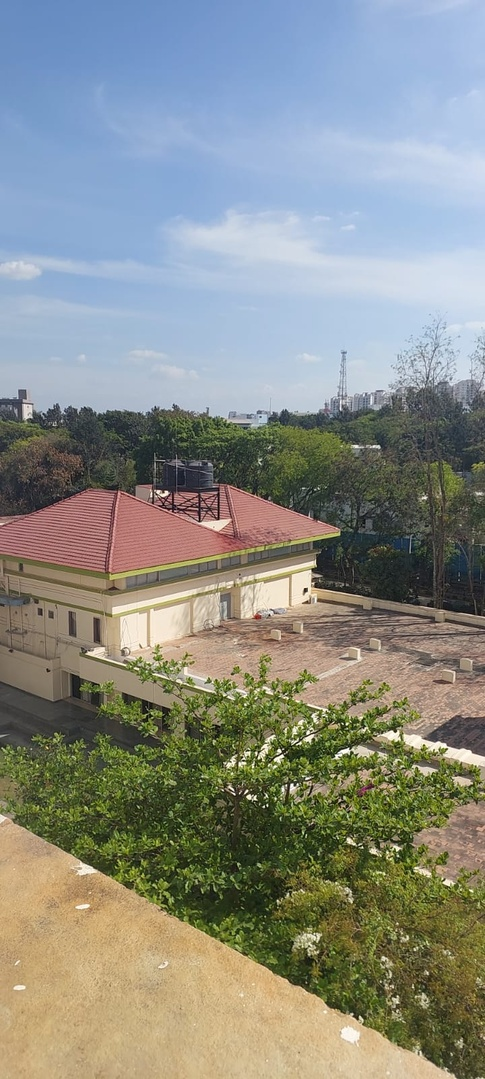
#> input picture panorama photos/img1.jpeg, 485 x 1079 px, shrunk from 720 x 1600 before the run; its folder holds 3 pictures in this run
$ python part2_stitching_method1.py
#> lines starting #> are read from the running program, lines starting #| are printed output that depends on the picture; after the words box and inside, x2 and y2 are one past the last pixel; in counts of white or black regions, pixels touching at a corner belong together
import os
import numpy as np
import cv2
import glob
import imutils


#this code uses the opencv stitcher class to stitch images together
#it also applies a mask to the stitched image to remove unwanted areas


#Set the image directory path (Assuming the script runs from VR_assignment)
image_dir = "panorama photos"

#Get all image paths (JPEG files)
images_path = glob.glob(os.path.join(image_dir, "*.jpeg"))

#Check if images are found
if not images_path:
    print("No images found! Check the path or file extensions.")
    exit()

#Load images
images = []
for image in images_path:
    img = cv2.imread(image)
#> img is the input picture: shape (1079, 485, 3); mean B, G, R 134.5, 141.3, 137.7
    if img is None:
        print(f"Failed to load: {image}")
        continue
    images.append(img)

print(f"Number of images loaded: {len(images)}")
#| Number of images loaded: 3

#Stitch images
image_stitcher = cv2.Stitcher_create()
error, stitched_img = image_stitcher.stitch(images)
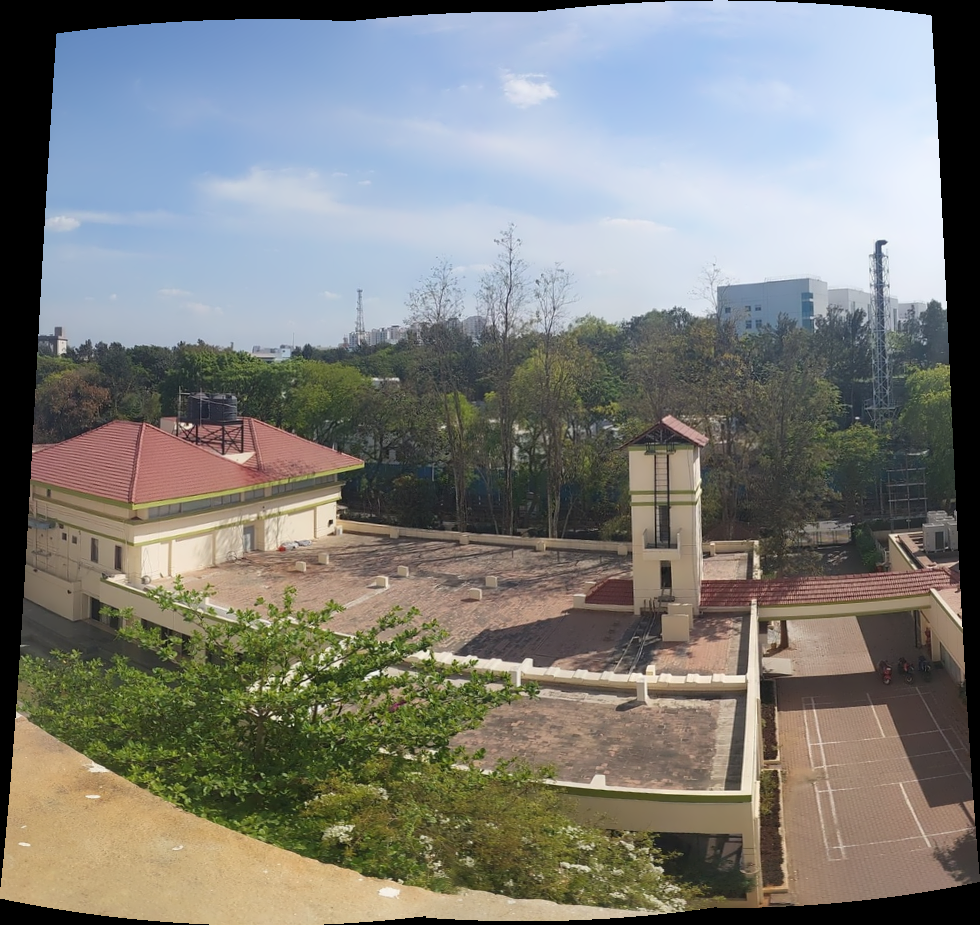
#> stitched_img: shape (925, 980, 3); mean of channels 0, 1, 2 121.5, 126, 125.5; drawn as B, G, R
#> error = 0

if not error:
    #Save the stitched image
    cv2.imwrite("stitchedOutput.png", stitched_img)
    #print("Stitched image saved as 'stitchedOutput.png'")
    output_dir = "part2_stitching_method1_output"
    os.makedirs(output_dir, exist_ok=True)
    output_file = os.path.join(output_dir, "stitchedOutput.png")
    cv2.imwrite(output_file, stitched_img)


    #Add a border
    stitched_img = cv2.copyMakeBorder(stitched_img, 10, 10, 10, 10, cv2.BORDER_CONSTANT, (0, 0, 0))
#> stitched_img: shape (945, 1000, 3)

    #Convert to grayscale & apply threshold
    gray = cv2.cvtColor(stitched_img, cv2.COLOR_BGR2GRAY)
    thresh_img = cv2.threshold(gray, 0, 255, cv2.THRESH_BINARY)[1]
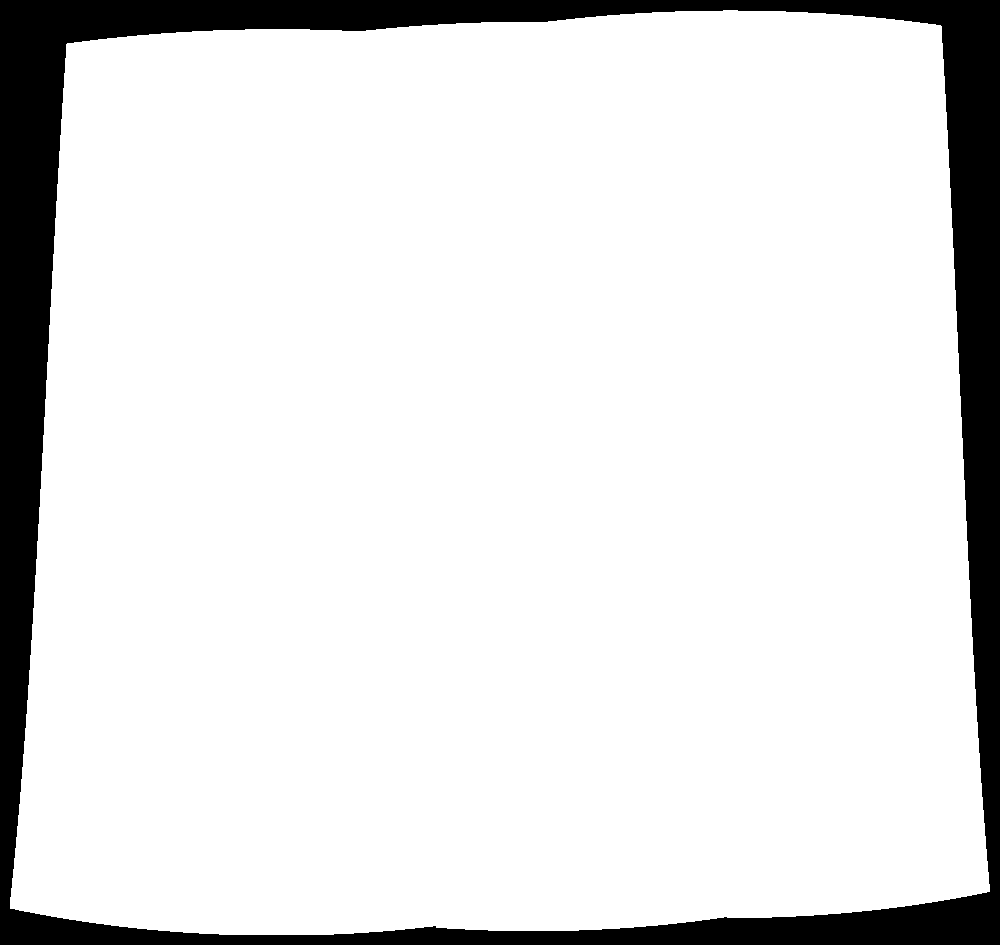
#> thresh_img: shape (945, 1000); 88.1% white; 1 black region

    #Find the largest contour (Area of Interest)
    contours = cv2.findContours(thresh_img.copy(), cv2.RETR_EXTERNAL, cv2.CHAIN_APPROX_SIMPLE)
#> contours = 1 contour; box (x1, y1, x2, y2) and area: (10, 10, 990, 935) 830763
    contours = imutils.grab_contours(contours)
    areaOI = max(contours, key=cv2.contourArea)
#> areaOI = contour of 479 points, box (x1, y1, x2, y2) (10, 10, 990, 935), area 830763

    #Create a mask around the stitched region
    mask = np.zeros(thresh_img.shape, dtype="uint8")
    x, y, w, h = cv2.boundingRect(areaOI)
#> x = 10; y = 10; w = 980; h = 925
    cv2.rectangle(mask, (x, y), (x + w, y + h), 255, -1)
#> mask: shape (945, 1000); 96.1% white; 1 black region, box (x1, y1, x2, y2) and area: (0, 0, 1000, 945) 36594

    #Erode the mask to refine the region
    minRectangle = mask.copy()
    sub = mask.copy()
    while cv2.countNonZero(sub) > 0:
        minRectangle = cv2.erode(minRectangle, None)
        sub = cv2.subtract(minRectangle, thresh_img)
#> this loop made 55 passes
#> pass 1, `sub = cv2.subtract(minRectangle, thresh_img)`:
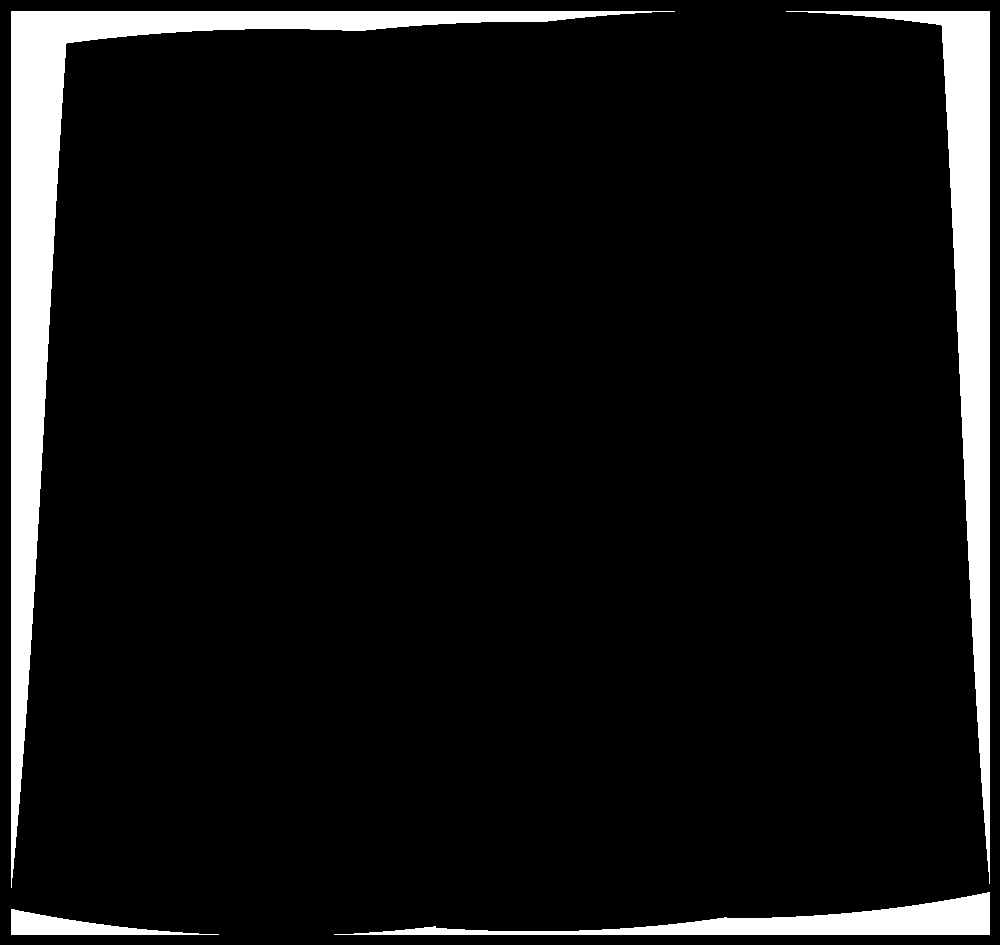
#> sub: shape (945, 1000); 7.6% white; 4 white regions, box (x1, y1, x2, y2) and area: (11, 11, 675, 888) 36655, (786, 11, 990, 884) 24023, (334, 892, 990, 935) 9208, (11, 909, 219, 935) 2181
#> after the loop:
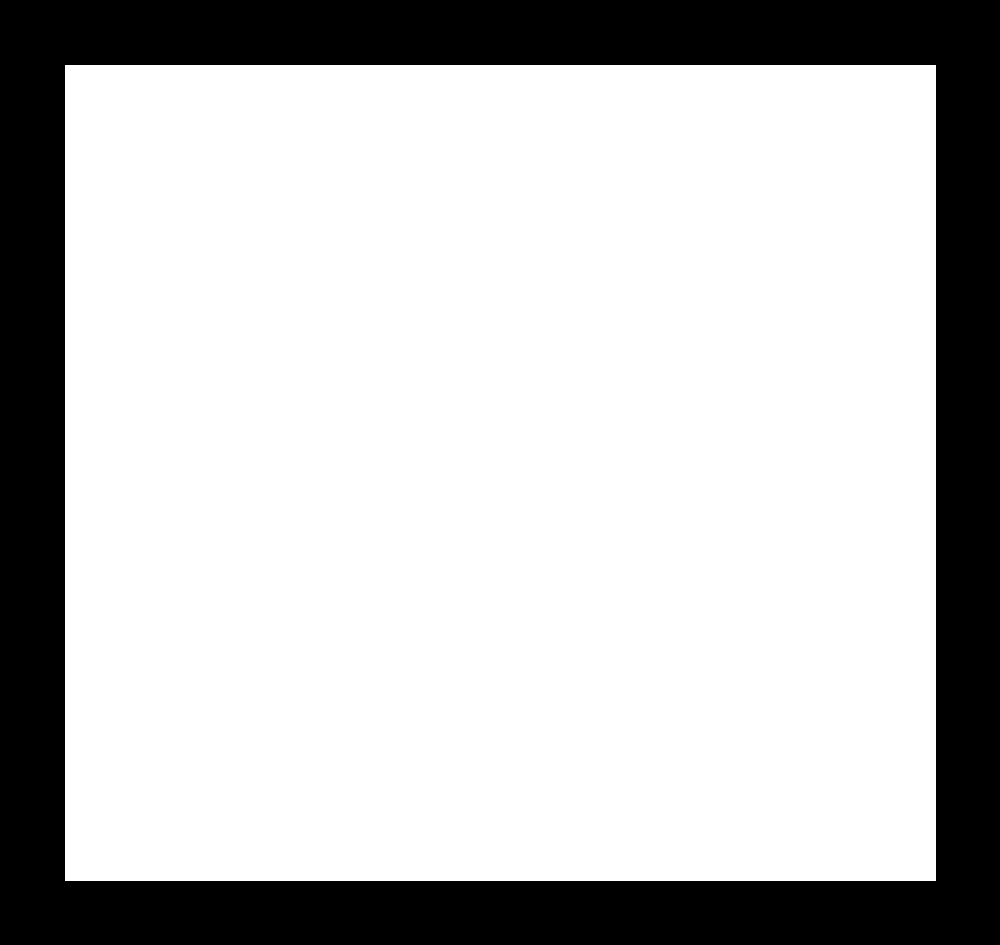
#> minRectangle: shape (945, 1000); 75.2% white; 1 black region

    #Find contours again for the refined mask
    contours = cv2.findContours(minRectangle.copy(), cv2.RETR_EXTERNAL, cv2.CHAIN_APPROX_SIMPLE)
#> contours = 1 contour; box (x1, y1, x2, y2) and area: (65, 65, 936, 881) 709050
    contours = imutils.grab_contours(contours)
#> contours = [[[65, 65], [65, 880], [935, 880], [935, 65]]]
    areaOI = max(contours, key=cv2.contourArea)
#> areaOI = [[65, 65], [65, 880], [935, 880], [935, 65]]

    #Crop the stitched image
    x, y, w, h = cv2.boundingRect(areaOI)
#> x = 65; y = 65; w = 871; h = 816
    stitched_img = stitched_img[y:y + h, x:x + w]
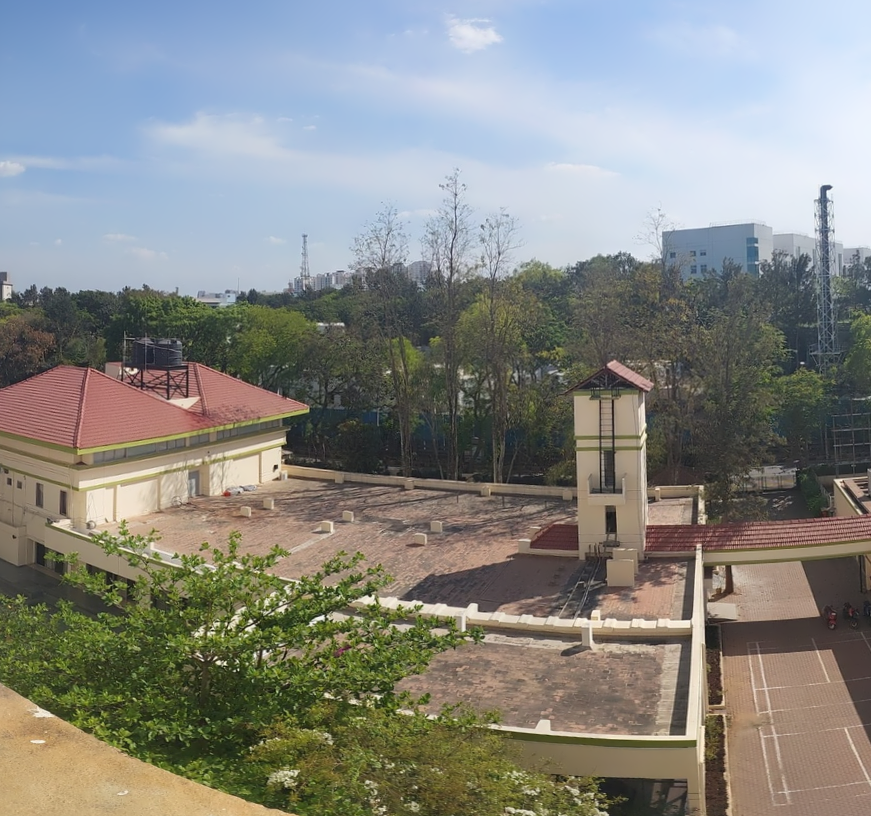
#> stitched_img: shape (816, 871, 3); mean of channels 0, 1, 2 130.3, 135.2, 134.3; drawn as B, G, R

    #save this to a folder name part2_stitching_method1_output
    #output_dir = "part2_stitching_method1_output"
    #os.makedirs(output_dir, exist_ok=True)
    output_file = os.path.join(output_dir, "stitchedOutputProcessed.png")
    cv2.imwrite(output_file, stitched_img)
    print(f"Stitched image saved as {output_file}")

else:
    print("Images could not be stitched!")
    print("Likely not enough keypoints detected.")
